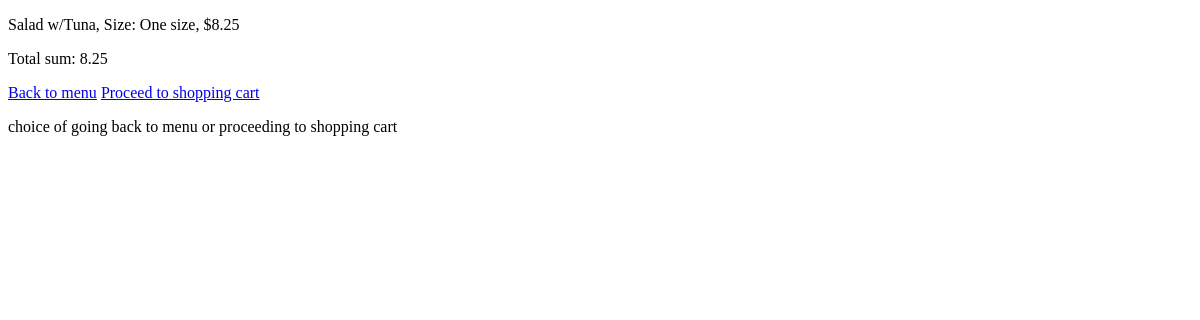
/24/last_added_item/, run on an earlier commit of the app's database.
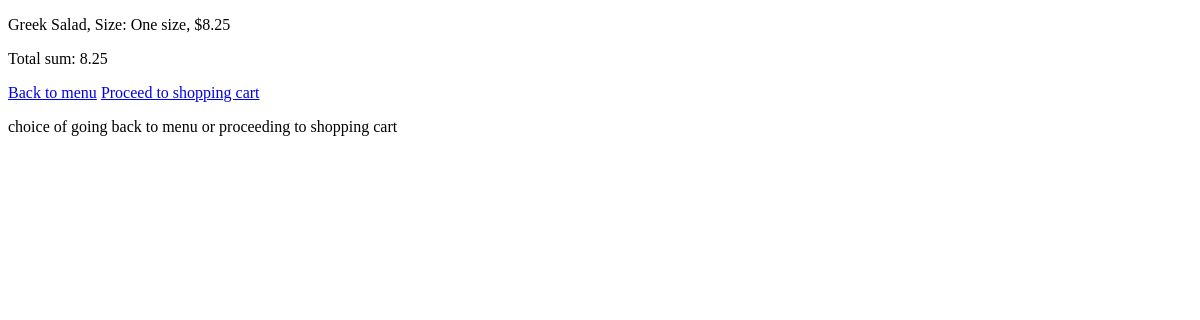
And on a later commit of the database.
### orders/models.py (models this page shows, shortened)
class OrderItem(models.Model):
    order = models.ForeignKey(Order,
        on_delete=models.CASCADE)
    dish = models.ForeignKey(Dish,
        on_delete=models.PROTECT)
    price = models.FloatField()
    def calculate_total_price(self):
        price = self.price
        for extra in self.orderitemextra_set.all():
                price += extra.price
        return price

class Dish(models.Model):
    subtype = models.ForeignKey(Subtype,
        on_delete=models.CASCADE)
    size = models.ForeignKey(Size,
        on_delete=models.CASCADE)
    price = models.FloatField()
    def __str__(self):
        return f"{self.subtype}, {self.size}, ${self.price}"

class Subtype(models.Model):
    food_type = models.ForeignKey(FoodType,
        on_delete=models.CASCADE)
    name = models.CharField(max_length=100)
    number_of_extras = models.IntegerField()
    def __str__(self):
        return f"{self.name}"

class Size(models.Model):
    size = models.CharField(max_length=64)
    def __str__(self):
        return f"Size: {self.size}"

### orders/views.py (the view)
# urls.py: path('<int:order_id>/last_added_item/', views.last_added_item, name='last_added_item'),
def last_added_item(request, order_id):
    last_item_in_order = Order.objects.get(pk=order_id).orderitem_set.all().last()
    price = last_item_in_order.calculate_total_price()
    context = {
    "order_item": last_item_in_order,
    "price": price,
    }
    return render(request, "orders/check.html", context)

### orders/templates/orders/check.html (shortened to what this page needs)
<!DOCTYPE html>
<html>
<head>
</head>
<body>
	<p>{{ order_item.dish }}</p>
	<p>Total sum: {{ price }}</p>
	<a href="/">Back to menu</a>
	<a href="{% url 'shopping_cart' %}">Proceed to shopping cart</a>
	<p>choice of going back to menu or proceeding to shopping cart</p>
</body>
</html>

What changed in the data, as far as the page shows it:
no longer on this page (row unchanged): OrderItem: dish "Salad w/Tuna, Size: One size, $8.25", price "8.25"
added OrderItem: dish "Greek Salad, Size: One size, $8.25", price "8.25"
